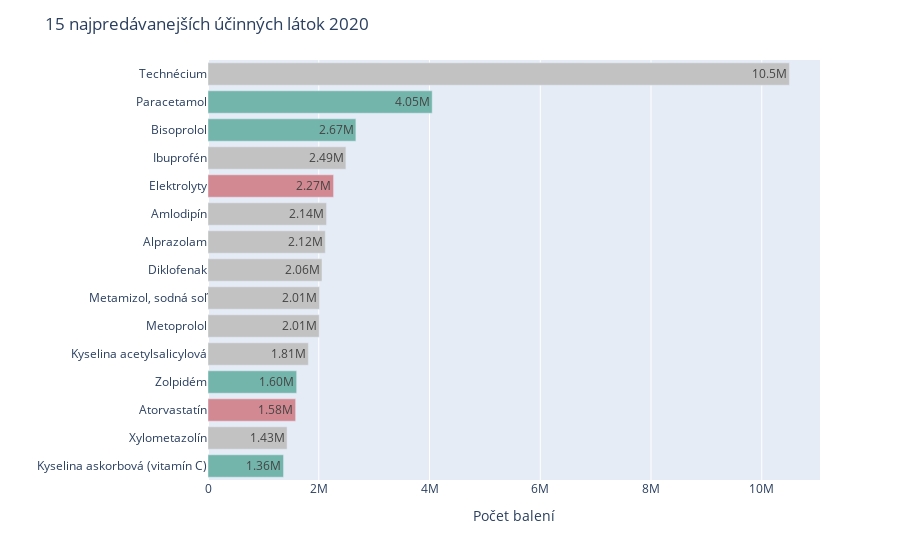

Notebook code cell kept with this figure:
### Code cell
#clrs = {'Technécium': zelena, 'Paracetamol':zelena, 'Bisoprolol':zelena, 'Ibuprofén':zelena, 'Elektrolyty':ruzova, 'Amlodipín':oranzova, 'Alprazolam':oranzova, 'Diklofenak':oranzova, 'Metamizol, sodná soľ':ruzova, 'Metoprolol':zelena, 'Kyselina acetylsalicylová':oranzova, 'Zolpidém':oranzova, 'Atorvastatín':oranzova,'Xylometazolín':oranzova, 'Kyselina askorbová (vitamín C)':zelena}
clrs = {'1':oranzova, 2:zelena, 0:ruzova}
fig = px.bar(atc7.sort_values(by='Počet balení'), x='Počet balení', y='ATC7_popis', orientation='h', text='Počet balení',  color='farba', color_continuous_scale=[ruzova2, siva, zelena])
fig.update_traces(texttemplate='%{text:.3s}', textposition='auto')
fig.update_layout(uniformtext_minsize=8, uniformtext_mode='hide', title= '15 najpredávanejších účinných látok 2020')
fig.update_xaxes(title='Počet balení')
fig.update_yaxes(title=' ')
fig.update(layout_coloraxis_showscale=False)
fig.show()

### Figure 1 — Plotly figure (JSON) as saved in the notebook; plotly's stock layout.template omitted (floating-point values rounded to 4 significant figures)
{"data": [{"alignmentgroup": "True", "hovertemplate": "Počet balení=%{text}<br>ATC7_popis=%{y}<br>farba=%{marker.color}<extra></extra>", "legendgroup": "", "marker": {"color": [2, 1, 0, 2, 1, 1, 1, 1, 1, 1, 0, 1, 2, 2, 1], "coloraxis": "coloraxis"}, "name": "", "offsetgroup": "", "orientation": "h", "showlegend": false, "text": [1364000.0, 1428286, 1583000.0, 1601000.0, 1812000.0, 2009000.0, 2014000.0, 2059000.0, 2119000.0, 2141000.0, 2268000.0, 2490000.0, 2671000.0, 4049000.0, 10500000.0], "textposition": "auto", "texttemplate": "%{text:.3s}", "type": "bar", "x": [1364000.0, 1428286, 1583000.0, 1601000.0, 1812000.0, 2009000.0, 2014000.0, 2059000.0, 2119000.0, 2141000.0, 2268000.0, 2490000.0, 2671000.0, 4049000.0, 10500000.0], "xaxis": "x", "y": ["Kyselina askorbová (vitamín C)", "Xylometazolín", "Atorvastatín", "Zolpidém", "Kyselina acetylsalicylová", "Metoprolol", "Metamizol, sodná soľ", "Diklofenak", "Alprazolam", "Amlodipín", "Elektrolyty", "Ibuprofén", "Bisoprolol", "Paracetamol", "Technécium"], "yaxis": "y"}], "layout": {"barmode": "relative", "coloraxis": {"colorbar": {"title": {"text": "farba"}}, "colorscale": [[0, "#D28992"], [0.5, "#C2C2C2"], [1, "#73B5AB"]], "showscale": false}, "legend": {"tracegroupgap": 0}, "margin": {"t": 60}, "title": {"text": "15 najpredávanejších účinných látok 2020"}, "uniformtext": {"minsize": 8, "mode": "hide"}, "xaxis": {"anchor": "y", "domain": [0, 1], "title": {"text": "Počet balení"}}, "yaxis": {"anchor": "x", "domain": [0, 1], "title": {"text": " "}}}}
